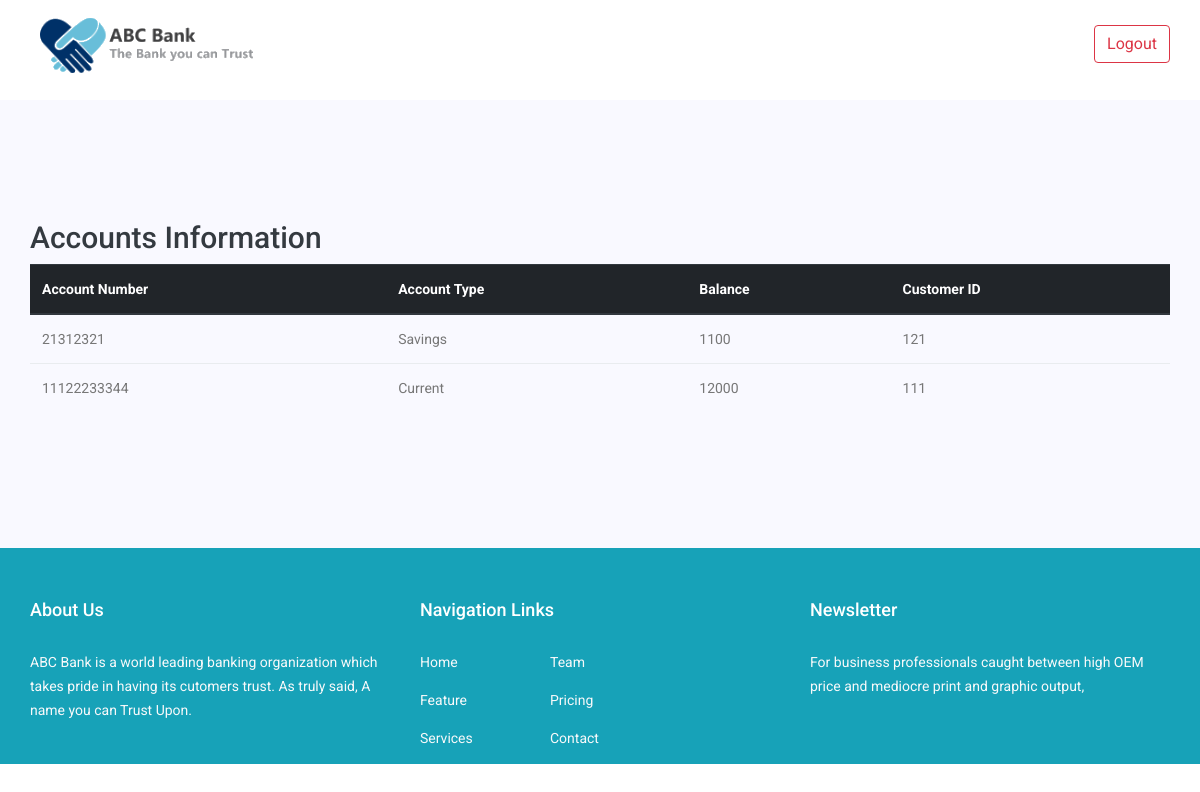
Screenshot of /showaccounts (signed in) with the database file from the repository.
### application/models.py (models this page shows, shortened)
class Accounts(db.Model):
    acc_number = db.Column(db.Integer(), primary_key=True)
    acc_type = db.Column(db.String())
    balance = db.Column(db.Integer)
    cust_id = db.Column(db.Integer, db.ForeignKey('transaction.cust_id'))

### application/routes.py (the view)
@app.route('/showaccounts')
def showaccounts():
    return render_template('showaccounts.html', accounts=Accounts.query.all())

### application/routes.py (called while the page is built)
@login_manager.user_loader
def load_cashier(username):
    return Cashier.query.get(username)

### application/templates/showaccounts.html
{% include 'includes/header.html' %}
 <section class="feature_area p_120">
    <div class="container">
            <h2 class="text-dark">Accounts Information</h2>
            <table class="table">
                <thead class="thead-dark">
                  <tr>
                    <th scope="col">Account Number</th>
                    <th scope="col">Account Type</th>
                    <th scope="col">Balance</th>
                    <th scope="col">Customer ID</th>
                  </tr>
                </thead>
                <tbody>
                  {% for acc in accounts %}
                    <tr>
                      <td>{{ acc.acc_number }}</td>
                      <td>{{ acc.acc_type }}</td>
                      <td>{{ acc.balance }}</td>
                      <td>{{ acc.cust_id }}</td>
                    </tr>
                  {% endfor %}
                </tbody>
              </table>
    </div>
</section>
  {%  include 'includes/footer.html'%}

### rows the page displays
Accounts: acc_number "21312321", acc_type "Savings", balance "1100", cust_id "121"
Accounts: acc_number "11122233344", acc_type "Current", balance "12000", cust_id "111"
